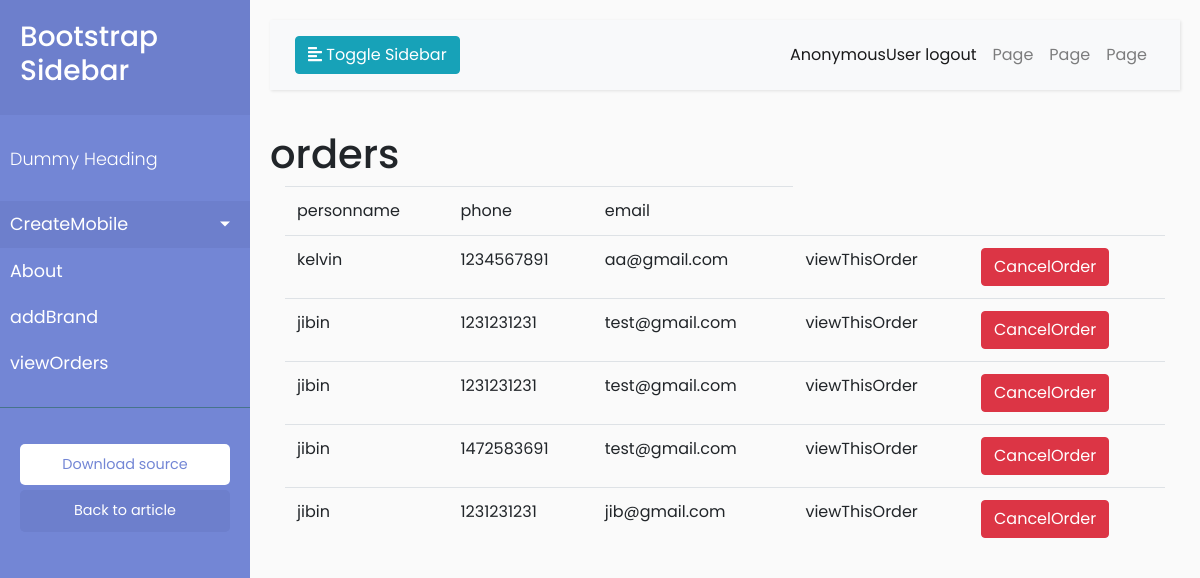
The page /product/adminvieworders on the database its author committed.
### product/models.py (models this page shows, shortened)
class Orders(models.Model):
    personname=models.CharField(max_length=120)
    address=models.CharField(max_length=120)
    pin=models.CharField(max_length=120)
    phone=models.CharField(max_length=120)
    email=models.CharField(max_length=120)
    productid=models.IntegerField()
    user=models.CharField(max_length=15)
    choice=(
        ('orderreceived','orderreceived'),
        ('dispatched','dispatched'),
        ('delivered','delivered')
    )
    status=models.CharField(max_length=120,choices=choice,default="orderreceived")
    active_status=models.IntegerField(default=1)

### product/views.py (the view)
# urls.py: path("adminvieworders",adminviewoders,name='adminvieworders')
def adminviewoders(request):
    qs = Orders.objects.all()
    context = {}
    context["qs"] = qs
    return render(request, "product/adminvieworders.html", context)

### product/templates/product/adminvieworders.html
<!DOCTYPE html>
<!DOCTYPE html>
{% extends "product/adminhome.html" %}
{% block body_block %}
<h1>orders</h1>
<div class="container">
    <table class="table">
        <tr>
            <td>personname</td>
            <td>phone</td>
            <td>email</td>
        </tr>
        {% for order in qs %}
        <tr>
            <td>{{order.personname}}</td>
            <td>{{order.phone}}</td>
            <td>{{order.email}}</td>
            <td><a href="{%url 'orderDetails' order.id %}">viewThisOrder</a> </td>
            <td><a href="{%url 'cancelOrder' order.id %}" class="btn btn-danger">CancelOrder</a> </td>
        </tr>
        {% endfor %}
    </table>
</div>
{% endblock %}

### product/static/css/style.css (style rules this page uses)
body { font-family: 'Poppins', sans-serif; background: #fafafa; }
a, a:hover, a:focus { color: inherit; text-decoration: none; transition: all 0.3s; }

### rows shown on the page
Orders: personname "kelvin", phone "1234567891", email "aa@gmail.com"
Orders: personname "jibin", phone "1231231231", email "test@gmail.com"
Orders: personname "jibin", phone "1231231231", email "test@gmail.com"
Orders: personname "jibin", phone "1472583691", email "test@gmail.com"
Orders: personname "jibin", phone "1231231231", email "jib@gmail.com"

### other values the page prints
{{ request.user }} "AnonymousUser"
